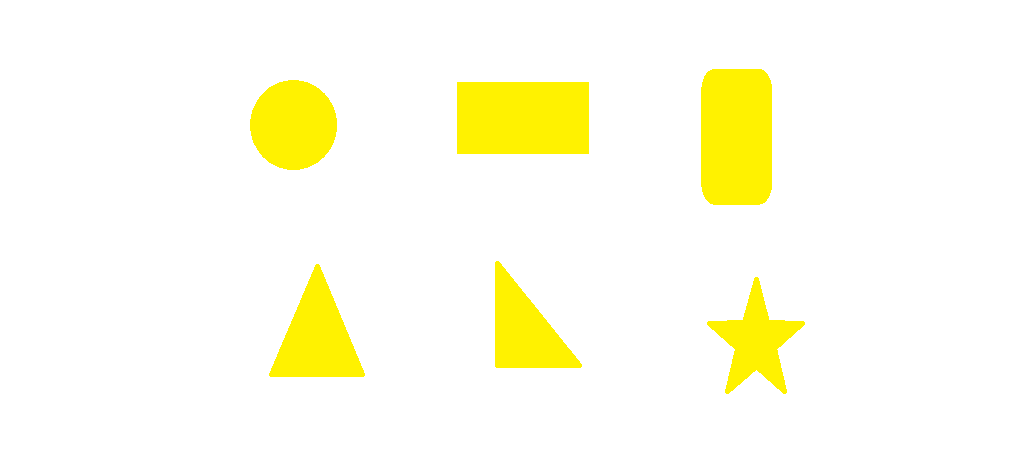
#> input picture img1.png, 1015 x 469 px
$ python test.py   (older library calls are emulated)
#> lines starting #> are read from the running program, lines starting #| are printed output that depends on the picture; after the words box and inside, x2 and y2 are one past the last pixel; in counts of white or black regions, pixels touching at a corner belong together
import cv2
import numpy as np

if __name__ == '__main__':

    Img = cv2.imread('img1.png')  # 读入一幅图像
#> Img is the input picture: shape (469, 1015, 3); mean B, G, R 233.4, 253.9, 255

    kernel_2 = np.ones((2, 2), np.uint8)  # 2x2的卷积核
    kernel_3 = np.ones((3, 3), np.uint8)  # 3x3的卷积核
    kernel_4 = np.ones((4, 4), np.uint8)  # 4x4的卷积核

    if Img is not None:  # 判断图片是否读入
        HSV = cv2.cvtColor(Img, cv2.COLOR_BGR2HSV)  # 把BGR图像转换为HSV格式
#> HSV: shape (469, 1015, 3); mean H, S, V 2.4, 21.6, 255

        #下面两个值是要识别的颜色范围
        Lower = np.array([20, 20, 20])  # 要识别颜色的下限
        Upper = np.array([30, 255, 255])  # 要识别的颜色的上限

        # mask是把HSV图片中在颜色范围内的区域变成白色，其他区域变成黑色
        mask = cv2.inRange(HSV, Lower, Upper)
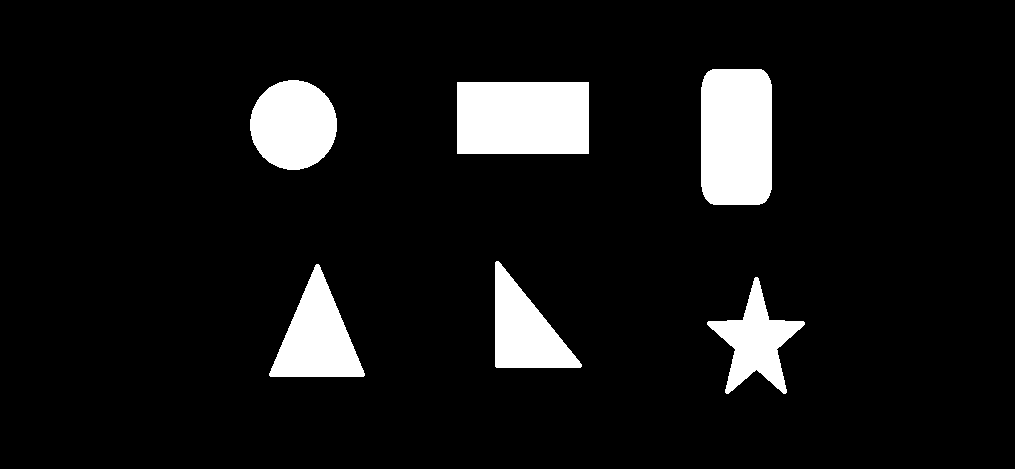
#> mask: shape (469, 1015); 8.5% white; 6 white regions, box (x1, y1, x2, y2) and area: (457, 82, 589, 154) 9504, (701, 69, 772, 205) 9396, (250, 80, 337, 170) 6131, (269, 264, 365, 377) 5742, (495, 261, 582, 368) 4996, (707, 277, 805, 394) 4498

        # 下面四行是用卷积进行滤波
        erosion = cv2.erode(mask, kernel_3, iterations=1)
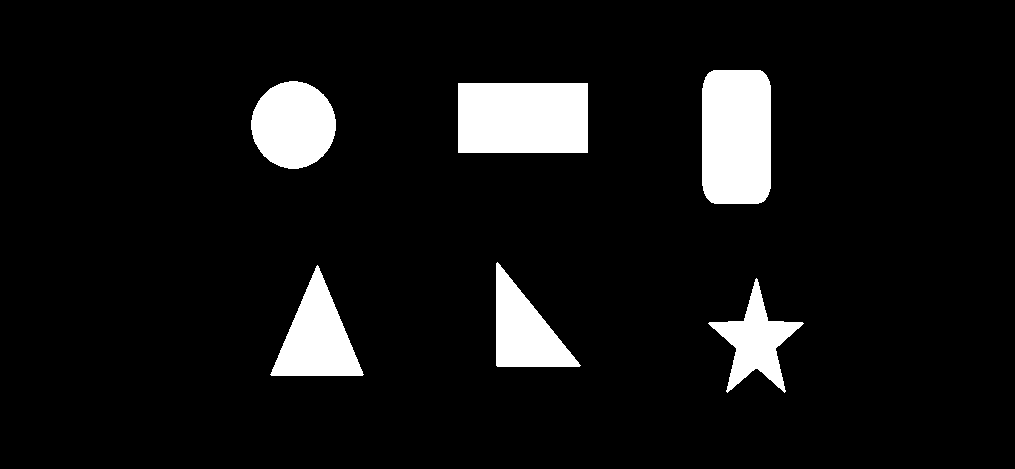
#> erosion: shape (469, 1015); 7.9% white; 6 white regions, box (x1, y1, x2, y2) and area: (458, 83, 588, 153) 9100, (702, 70, 771, 204) 8986, (251, 81, 336, 169) 5781, (270, 265, 364, 376) 5328, (496, 262, 581, 367) 4612, (708, 278, 804, 393) 3984
        erosion = cv2.erode(erosion, kernel_3, iterations=1)
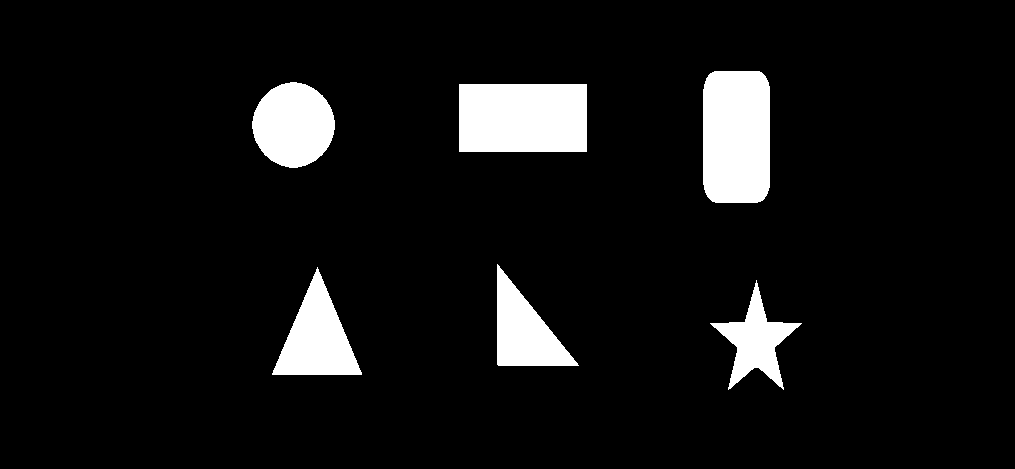
#> erosion: shape (469, 1015); 7.4% white; 6 white regions, box (x1, y1, x2, y2) and area: (459, 84, 587, 152) 8704, (703, 71, 770, 203) 8584, (252, 82, 335, 168) 5439, (272, 267, 362, 375) 4925, (497, 264, 579, 366) 4238, (710, 280, 802, 390) 3483
        dilation = cv2.dilate(erosion, kernel_3, iterations=1)
#> dilation: shape (469, 1015); 7.9% white; 6 white regions, box (x1, y1, x2, y2) and area: (458, 83, 588, 153) 9100, (702, 70, 771, 204) 8986, (251, 81, 336, 169) 5781, (271, 266, 363, 376) 5325, (496, 263, 580, 367) 4610, (709, 279, 803, 391) 3971
        dilation = cv2.dilate(dilation, kernel_3, iterations=1)
#> dilation: shape (469, 1015); 8.4% white; 6 white regions

        # target是把原图中的非目标颜色区域去掉剩下的图像

        target = cv2.bitwise_and(Img, Img, mask=dilation)
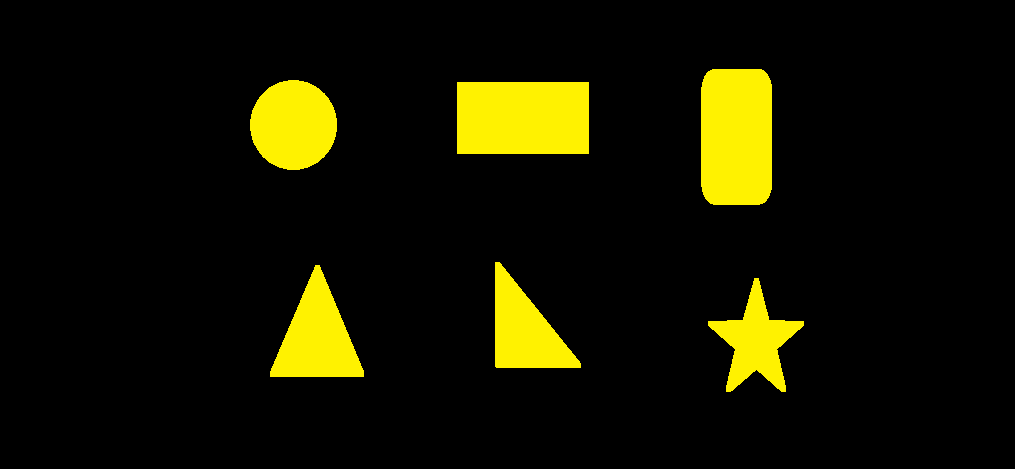
#> target: shape (469, 1015, 3); mean B, G, R 0, 20.4, 21.5

        # 将滤波后的图像变成二值图像放在binary中

        ret, binary = cv2.threshold(dilation, 127, 255, cv2.THRESH_BINARY)

        # 在binary中发现轮廓，轮廓按照面积从小到大排列

        binary, contours, hierarchy = cv2.findContours(binary, cv2.RETR_EXTERNAL, cv2.CHAIN_APPROX_SIMPLE)
#> contours = 6 contours; box (x1, y1, x2, y2) and area: (457, 82, 589, 154) 9301, (701, 69, 772, 205) 9208, (250, 80, 337, 170) 6006, (270, 265, 364, 377) 5572, (495, 262, 581, 368) 4840, (708, 278, 804, 392) 4286

        p = 0

        for i in contours:  # 遍历所有的轮廓
            x, y, w, h = cv2.boundingRect(i)  # 将轮廓分解为识别对象的左上角坐标和宽、高
            # 在图像上画上矩形（图片、左上角坐标、右下角坐标、颜色、线条宽度）
            cv2.rectangle(Img, (x, y), (x + w, y + h), (0, 255,), 3)
            # 给识别对象写上标号
            font = cv2.FONT_HERSHEY_SIMPLEX
            cv2.putText(Img, str(p), (x - 10, y + 10), font, 1, (0, 0, 255), 2)  # 加减10是调整字符位置
            p += 1
#> this loop made 6 passes
#> (x, y, w, h) on passes 1, 2, 3, 5, 6: (708, 278, 96, 114), (270, 265, 94, 112), (495, 262, 86, 106), (250, 80, 87, 90), (701, 69, 71, 136)
#> (i, x, y, w, h) on pass 4: ([[457, 82], [457, 153], [588, 153], [588, 82]], 457, 82, 132, 72)
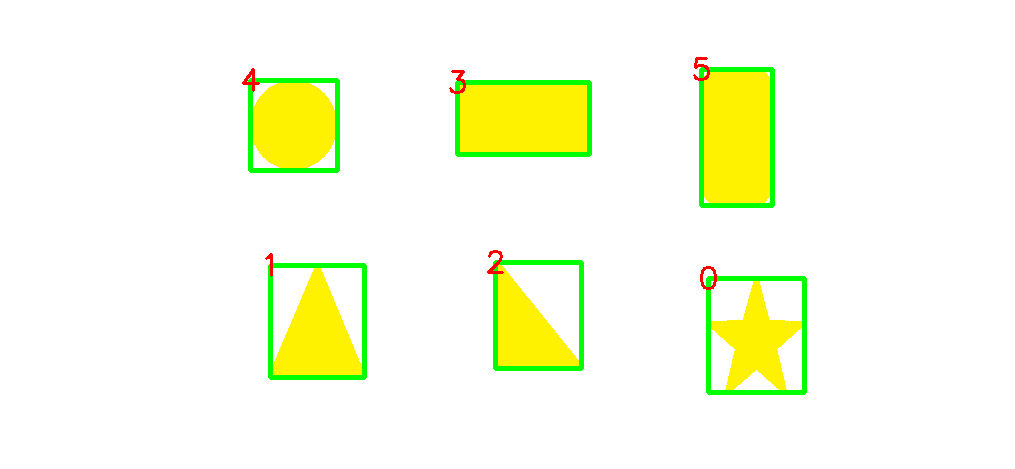
#> Img: shape (469, 1015, 3); 2.64% of pixels changed, all inside (x1, y1, x2, y2) = (242, 57, 807, 395)
#> after the loop, p = 6

        print('黄色方块的数量是', p, '个')  # 终端输出目标数量
#| 黄色方块的数量是 6 个

        cv2.imshow('target', target)
        cv2.imshow('Mask', mask)
        cv2.imshow("prod", dilation)
        cv2.imshow('Img', Img)
        cv2.imwrite('Img.png', Img)  # 将画上矩形的图形保存到当前目录

    while True:
        Key = chr(cv2.waitKey(15) & 255)
#> (key Esc is pressed here)
        if Key == 'q':
            cv2.destroyAllWindows()
            break
